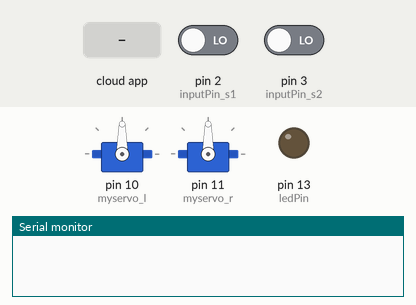
Simulated run of this sketch. Board: Arduino Uno, built with avr-gcc and run on an emulated ATmega328P. Shown: 2 × servo, output pins drawn as LEDs (lit = HIGH), the last lines printed to the serial monitor. The test bench sets the inputs (shaded band); at power-on: pin 2 (inputPin_s1) LOW, pin 3 (inputPin_s2) LOW. The ROS host is connected and sends only what is stated.

Above: at 3.2 s.
3.3 s: the phone or cloud app sets magnet_on to 0
At 3.4 s:
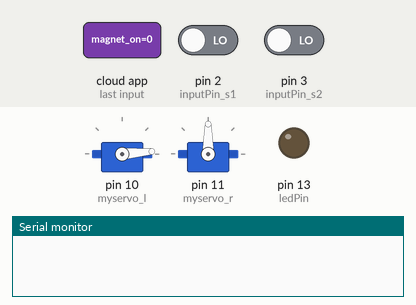
5.2 s: the phone or cloud app sets magnet_on to 1
At 5.3 s:
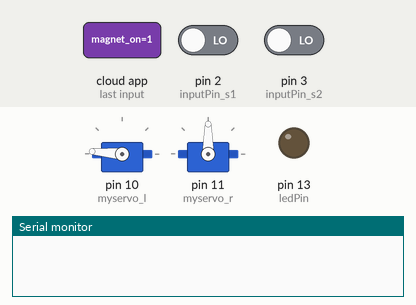
7.1 s: pin 2 (inputPin_s1) driven HIGH
At 7.5 s:
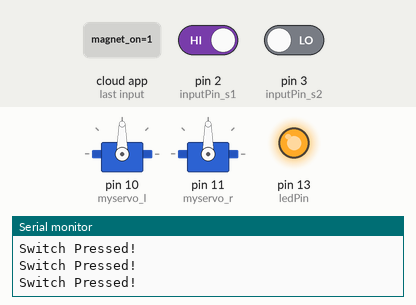
9.0 s: the phone or cloud app sets magnet_on to 0
At 9.11 s:
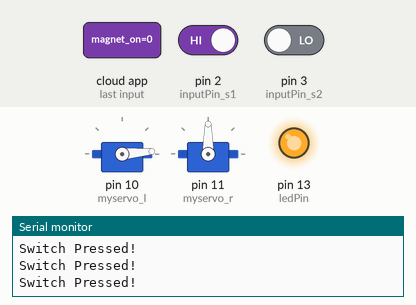
10.9 s: the phone or cloud app sets magnet_on to 1
At 11.0 s:
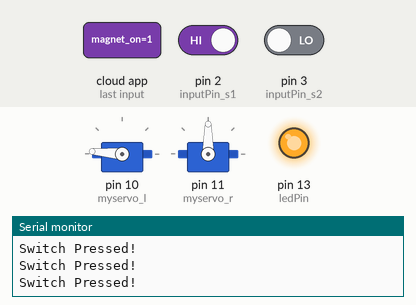
12.8 s: pin 2 (inputPin_s1) driven LOW
At 13.2 s:
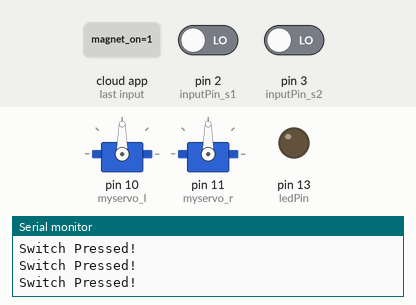
Timing chart, 0 to 15.3 s (numbered marks = the images above; inputs shaded):
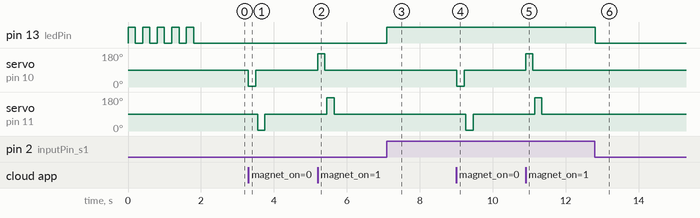

The sketch:

magnetic_pwm_ros.ino
```cpp
/*
  Controlling a servo position using a potentiometer (variable resistor)
  by Michal Rinott <http://people.interaction-ivrea.it/m.rinott>

  modified on 8 Nov 2013
  by Scott Fitzgerald
  http://www.arduino.cc/en/Tutorial/Knob
*/
#include <ros.h>
#include <std_msgs/Bool.h>
#include <Servo.h>

Servo myservo_l;  // create servo object to control a servo
Servo myservo_r;
ros::NodeHandle  nh;


int servo;    // variable to read the value from the analog pin
int val;
int flag;
bool current_status;

// switch
int ledPin = 13;                // choose the pin for the LED
int inputPin_s1 = 2;
int inputPin_s2 = 3;


std_msgs::Bool switch_state_msg;
ros::Publisher switch_state_pub("switch_state", &switch_state_msg); // switch


void messageCb( const std_msgs::Bool& magnet_on_msg) {
  if (magnet_on_msg.data) {
    myservo_l.write(175);                  // sets the servo position according to the scaled value
    delay(200);
    flag = 1;
    current_status = 1;
    myservo_l.write(90);
    delay(50);
    myservo_r.write(175);
    delay(200);
    myservo_r.write(90);
  }

  else if (!magnet_on_msg.data)
  {
    myservo_l.write(5);                  // sets the servo position according to the scaled value
    delay(200);
    flag = 0;
    current_status = 0;
    myservo_l.write(90);
    delay(50);
    myservo_r.write(5);
    delay(200);
    myservo_r.write(90);
  }

}

ros::Subscriber<std_msgs::Bool> sub("/magnet_on", &messageCb ); // subscribe

void setup() {
  nh.initNode();
  nh.subscribe(sub);
  nh.advertise(switch_state_pub);
  Serial.begin(9600);

  myservo_l.attach(10);  // attaches the servo on pin 10 to the servo object
  myservo_r.attach(11);
  flag = 0;
  current_status = 0;

  pinMode(inputPin_s1, INPUT);     // declare Micro switch as input
  pinMode(inputPin_s2, INPUT);     // declare Micro switch as input

  pinMode(ledPin, OUTPUT);      // declare LED as output
  for(int i=0; i < 5; i++)
  {
    digitalWrite(13, HIGH);
    delay(200);
    digitalWrite(13, LOW);
    delay(200);
  }
}


void loop() {
  int read_input_s1 = digitalRead(inputPin_s1);  // read input value
  int read_input_s2 = digitalRead(inputPin_s2);  // read input value

  int stop_condition = read_input_s1 + read_input_s2;
  if (stop_condition >= 1) {        // at least one switch is triggered
    digitalWrite(ledPin, HIGH);      // turn LED ON
    switch_state_msg.data = true;
    switch_state_pub.publish( &switch_state_msg );
    Serial.println("Switch Pressed!");
  } else {
    digitalWrite(ledPin, LOW);     // turn LED OFF
    switch_state_msg.data = false;
    switch_state_pub.publish( &switch_state_msg );
  }
  nh.spinOnce();
  delay(1);
}
```

Measured:
- after the input at 3.3 s, servo on pin 10 (myservo_l): 90° → 5° at once, → 90° 0.20 s later; servo on pin 11 (myservo_r): 90° → 5° after 0.25 s, → 90° 0.20 s later
- after the input at 5.2 s, servo on pin 10 (myservo_l): 90° → 175° at once, → 90° 0.20 s later; servo on pin 11 (myservo_r): 90° → 175° after 0.25 s, → 90° 0.20 s later
- after the input at 7.1 s, pin 13 (ledPin): LOW → HIGH at once
- after the input at 9.0 s, servo on pin 10 (myservo_l): 90° → 5° at once, → 90° 0.20 s later; servo on pin 11 (myservo_r): 90° → 5° after 0.26 s, → 90° 0.20 s later
- after the input at 10.9 s, servo on pin 10 (myservo_l): 90° → 175° at once, → 90° 0.20 s later; servo on pin 11 (myservo_r): 90° → 175° after 0.25 s, → 90° 0.20 s later
- after the input at 12.8 s, pin 13 (ledPin): HIGH → LOW at once
